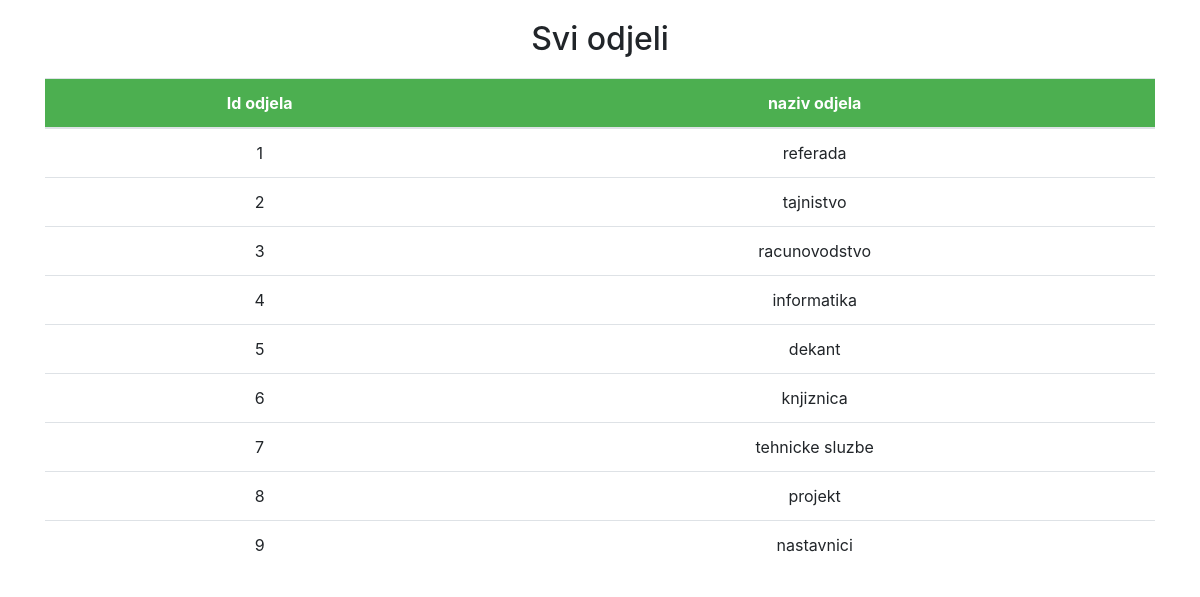
The page /Zavrsni/svi_odjeli.php on the database its author committed.
### tables this page shows
CREATE TABLE `odjeli` (
  `id_odjela` int(11) NOT NULL,
  `naziv_odjela` varchar(45) NOT NULL
);

### Zavrsni/svi_odjeli.php (the view, shortened to what this page needs)
<?php
$db_host = 'localhost';
$db_user = 'root';
$db_pass = '';
$db_name = 'id6340571_sql7238268';
$conn = new mysqli($db_host, $db_user, $db_pass, $db_name);
$sql = 'SELECT id_odjela,naziv_odjela FROM odjeli';
$query = mysqli_query($conn, $sql);
?>
<!DOCTYPE html>
<html lang="en">
<head>
  <link rel="stylesheet" href="https://maxcdn.bootstrapcdn.com/bootstrap/4.1.0/css/bootstrap.min.css">
</head>
<body>
<body>
<h2>Svi odjeli</h2>
       <div class="container text-center">
  <table class="table">
    <thead class="thead-light">
                <tr>
                    <th>Id odjela</th>
                    <th>naziv odjela</th>
                </tr>
            </thead>
            <tbody>
<?php
                while ($row = mysqli_fetch_array($query)) {
                    echo '<tr>
                                        <td>' . $row['id_odjela'] . '</td>
                                        <td>' . $row['naziv_odjela'] . '</td>
				</tr>';
                }
                ?>
            </tbody>
        </table>
    </body>

### Zavrsni/svi_odjeli.php (style rules this page uses)
h2 { margin: auto; width: 30%; text-align: center; padding: 20px; }
.table .thead-light th { background-color: #4CAF50; color: white; }

### rows shown on the page
odjeli: id_odjela "1", naziv_odjela "referada"
odjeli: id_odjela "2", naziv_odjela "tajnistvo"
odjeli: id_odjela "3", naziv_odjela "racunovodstvo"
odjeli: id_odjela "4", naziv_odjela "informatika"
odjeli: id_odjela "5", naziv_odjela "dekant"
odjeli: id_odjela "6", naziv_odjela "knjiznica"
odjeli: id_odjela "7", naziv_odjela "tehnicke sluzbe"
odjeli: id_odjela "8", naziv_odjela "projekt"
odjeli: id_odjela "9", naziv_odjela "nastavnici"
